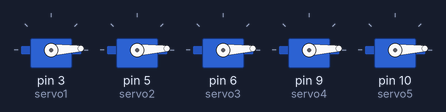
This sketch was run on a simulated Arduino Uno, built with avr-gcc and run on an emulated ATmega328P. Parts: 5 × servo.

Above: at 0.05 s.
At 0.45 s:
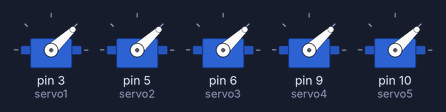
At 0.85 s:
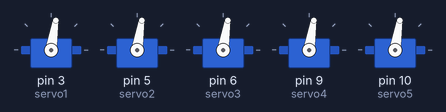
At 1.25 s:
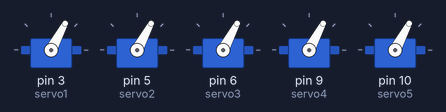
At 1.7 s:
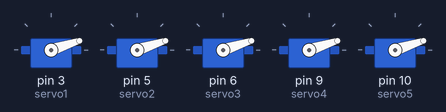
Timing chart, 0 to 4.3 s (numbered marks = the images above):
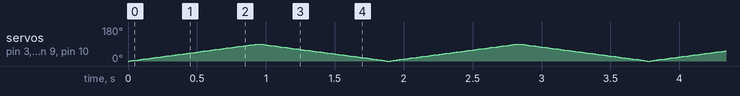

The sketch:

servo_Arm_90.ino
```cpp
#include <Servo.h> //include servo library

Servo servo1;  // create servo object to control a servo
Servo servo2;
Servo servo3;
Servo servo4;
Servo servo5;

int pos = 0;    // variable to store the servo position


void setup() {

  servo1.attach(3);  // attaches the servo to digital pin

  servo2.attach(5);

  servo3.attach(6);

  servo4.attach(9);

  servo5.attach(10);


}

void loop() {
  for (pos = 0; pos <= 90;pos += 1) { // goes from 0 degrees to 180 degrees, in steps of 1 degree

  servo1.write(pos);   // tell servo to go to position in variable 'pos'
  servo2.write(pos);
  servo3.write(pos);
  servo4.write(pos);
  servo5.write(pos);
    delay(10);            // waits for the servo to get there

  }

  for (pos = 90;pos >= 0; pos -= 1) { // goes from 180 degrees to 0 degrees, in steps of 1 degree

  servo1.write(pos);   // tell servo to go to position in variable 'pos'
  servo2.write(pos);
  servo3.write(pos);
  servo4.write(pos);
  servo5.write(pos);
    delay(10);                        // waits for the servo to get there
  }
}
```
